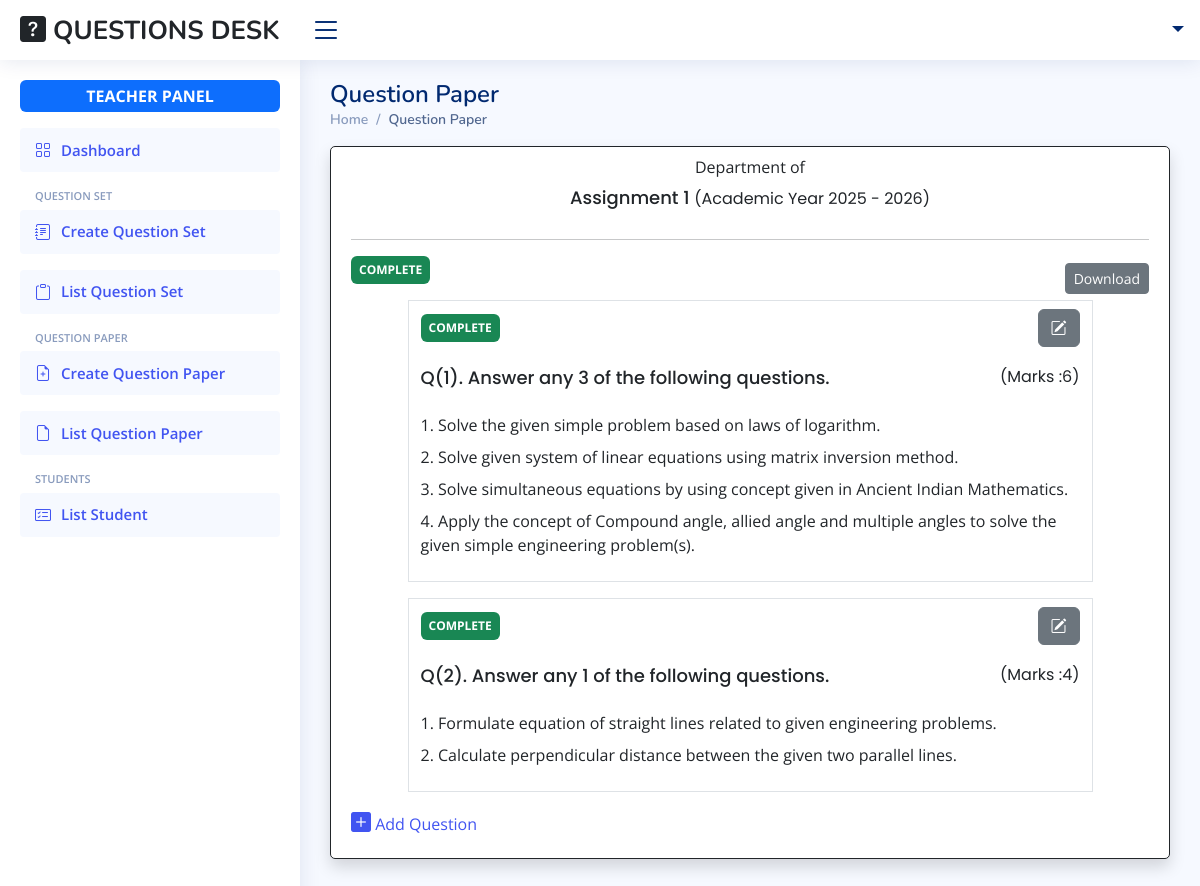
/teacher/detail/question-paper/1/, run on the app's committed database.
### Questions/models.py (models this page shows, shortened)
class QuestionPaper(models.Model):
    id = models.BigAutoField(primary_key=True)
    question_paper_type = models.CharField(max_length=20, null=False, blank=False)
    question_paper_title = models.CharField(max_length=255, null=False, blank=False)
    question_paper_subject = models.ForeignKey(Subject, related_name='question_papers', on_delete=models.CASCADE)
    question_paper_total_marks = models.IntegerField(null=False, blank=False, default=0)
    question_count = models.IntegerField(null=False, blank=False, default=1)
    academic_year_start =  models.IntegerField(null=False, blank=False, default=2024)
    academic_year_end =  models.PositiveIntegerField(null=False, blank=False, default=2025)
    exam_date = models.DateField(null=True, blank=True)
    exam_hour = models.PositiveIntegerField(null=True, blank=True)
    exam_minute = models.PositiveIntegerField(null=True, blank=True)
    divisions = models.ManyToManyField(Division, related_name='question_papers')
    status = models.CharField(max_length=100, null=False, blank=False, default='Incomplete')
    created_date = models.DateField(auto_now_add=True)
    class Meta:
        db_table = 'Question Papers'

class Division(models.Model):
    id = models.BigAutoField(primary_key=True)
    division_no = models.IntegerField(name=False, blank=False, default=1)
    division_title = models.CharField(max_length=255, null=False, blank=False)
    division_mark = models.IntegerField(null=False, blank=False, default=0)
    mark_per_question = models.IntegerField(null=False, blank=False, default=0)
    extra_question = models.IntegerField(null=False, blank=False, default=0)
    division_questions = models.ManyToManyField(Question, related_name='divisions', blank=True)
    status = models.CharField(max_length=100, null=False, blank=False, default='Incomplete')
    class Meta:
        db_table = 'Divisions'

class Question(models.Model):
    id = models.BigAutoField(primary_key=True)
    question_title = models.CharField(max_length=255, null=False, blank=False)
    question_mark = models.IntegerField(null=False, blank=False, default=0)
    question_levels = models.CharField(max_length=255, null=False, blank=False)
    class Meta:
        db_table = 'Questions'

### Questions/views.py (the view)
# urls.py: path('detail/question-paper/<int:question_paper_id>/', detail_question_paper_view, name='detail-question-paper-view'),
def detail_question_paper_view(request, question_paper_id):
    question_paper = QuestionPaper.objects.get(id=question_paper_id)
    return render(request, 'question_papers/detail_question_paper.html', context={'question_paper':question_paper})

### Questions/templates/question_papers/detail_question_paper.html (shortened to what this page needs)
{% extends "members/teacher/base_site.html" %}
{% block main %}
<main id="main" class="main">
    <div class="pagetitle">
        <h1>Question Paper</h1>
        <nav>
            <ol class="breadcrumb">
                <li class="breadcrumb-item"><a href="{% url "teacher-index-view" %}">Home</a></li>
                <li class="breadcrumb-item active">Question Paper</li>
            </ol>
        </nav>
    </div>
    <section class="section">
        <div class="row justify-content-between">
            <div class="col-12">
                <div class="card border border-dark shadow">
                   <div class="card-body">
                        <p class="card-text text-center mb-0 pb-0 pt-2">{{request.user.institute}}</p>
                        <p class="card-text text-center mb-0 pb-0">Department of {{request.user.profile.department}}</p>
                        <h5 class="card-title text-center text-dark pt-2">{{question_paper.question_paper_title}} <span class="fw-normal fs-6 text-dark">(Academic Year {{question_paper.academic_year_start}} - {{question_paper.academic_year_end}})</span></h5>
                        <hr>
                        <div class="d-flex justify-content-between align-items-center">
                            <span class="badge mb-3 p-2 text-bg-{% if question_paper.status == 'Complete' %}success{% else %}warning{% endif %}">
                                {{question_paper.status|upper}}
                            </span>
                            <a href="{% url "assignment_pdf" question_paper.id %}" class="btn btn-secondary btn-sm {% if question_paper.status != 'Complete' %} disabled {% endif %}" >
                                Download
                            </a>
                        </div>
                        {% for division in question_paper.divisions.all %}
                            <div class="row justify-content-center mb-3">
                                <div class="col-10 border pt-2 pb-4">
                                    <div class="d-flex justify-content-between align-items-center">
                                        <span class="badge p-2 text-bg-{% if division.status == 'Complete' %}success{% else %}warning{% endif %}">
                                            {{division.status|upper}}
                                        </span>
                                        <a href="{% url "update-questions-list-view" division.id question_paper.id %}" class="btn btn-secondary">
                                            <i class="bi bi-pencil-square"></i>
                                        </a>
                                    </div>
                                    <h5 class="card-title text-dark pb-2 d-flex justify-content-between">
                                        Q({{division.division_no}}). {{division.division_title}}
                                        <span class="text-dark fs-6">(Marks :{{division.division_mark}})</span>
                                    </h5>
                                    {% if division.division_questions.exists %}
                                        {% for question in division.division_questions.all %}
                                            <p class="card-text mb-0 pb-0 pt-2">{{forloop.counter}}. {{question.question_title}}</p>
                                        {% endfor %}
                                    {% else %}
                                        <p class="card-text text-danger mb-0 pb-0 pt-2">No Questions Selected</p>
                                    {% endif %}
                                </div>
                            </div>
                        {% endfor %}
                        <a href="{% url "create-division-view" question_paper.id %}" class="">
                            <i class="bi bi-plus-square-fill fs-5 mt-3"></i>
                            Add Question
                        </a>
                   </div>
                </div>
            </div>
        </div>
    </section>
</main>
{% endblock main %}

### Users/static/assets/css/style.css (style rules this page uses)
:root { scroll-behavior: smooth; }
body { font-family: "Open Sans", sans-serif; background: #f6f9ff; color: #444444; }
a { color: #4154f1; text-decoration: none; }
h1, h2, h3, h4, h5, h6 { font-family: "Nunito", sans-serif; }
#main { margin-top: 60px; padding: 20px 30px; transition: all 0.3s; }
.pagetitle { margin-bottom: 10px; }
.pagetitle h1 { font-size: 24px; margin-bottom: 0; font-weight: 600; color: #012970; }
.card { margin-bottom: 30px; border: none; border-radius: 5px; box-shadow: 0px 0 30px rgba(1, 41, 112, 0.1); }
.card-title { padding: 20px 0 15px 0; font-size: 18px; font-weight: 500; color: #012970; font-family: "Poppins", sans-serif; }
.card-title span { color: #899bbd; font-size: 14px; font-weight: 400; }
.card-body { padding: 0 20px 20px 20px; }
.breadcrumb { font-size: 14px; font-family: "Nunito", sans-serif; color: #899bbd; font-weight: 600; }
.breadcrumb a { color: #899bbd; transition: 0.3s; }
.breadcrumb .breadcrumb-item::before { color: #899bbd; }
.breadcrumb .active { color: #51678f; font-weight: 600; }
@media (min-width: 1200px) { #main, #footer { margin-left: 300px; } }

### data on the page
QuestionPaper: question_paper_title "Assignment 1", academic_year_start "2025", academic_year_end "2026", status "COMPLETE"
Division: status "COMPLETE", division_no "1", division_title "Answer any 3 of the following questions.", division_mark "6"
Question: question_title "Solve the given simple problem based on laws of logarithm."
Question: question_title "Solve given system of linear equations using matrix inversion method."
Question: question_title "Solve simultaneous equations by using concept given in Ancient Indian Mathematics."
Question: question_title "Apply the concept of Compound angle, allied angle and multiple angles to solve the given simple engineering problem(s)."
Division: status "COMPLETE", division_no "2", division_title "Answer any 1 of the following questions.", division_mark "4"
Question: question_title "Formulate equation of straight lines related to given engineering problems."
Question: question_title "Calculate perpendicular distance between the given two parallel lines."
